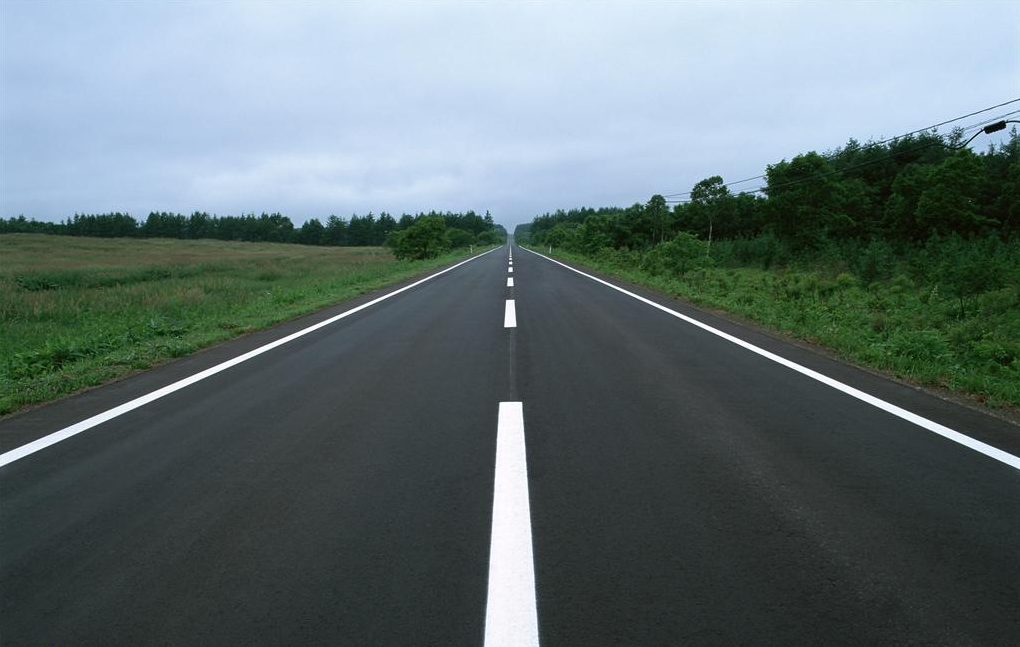
#> input picture week2/data/images/road.png, 1020 x 647 px, found by its file name
$ jupyter execute '08_仿射、透视变换.ipynb'
#> lines starting #> are read from the running program, lines starting #| are printed output that depends on the picture
[cell 1]
import cv2
import numpy as np

[cell 2]
image = cv2.imread('../data/road.png')
#> image is the input picture: shape (647, 1020, 3); mean B, G, R 114.2, 112.3, 97.6
cv2.imshow('image', image)
cv2.waitKey(0)
cv2.destroyAllWindows()

[cell 3]
height, width = image.shape[:2]
#> height = 647; width = 1020

[cell 4]
# 定义原始图像的四个点
src_points = np.float32([
    [0, 0],
    [width - 1, 0],
    [width - 1, height - 1],
    [0, height - 1]
])

# 设置偏移量，创建一个简单的透视效果
offset = 200
dst_points = np.float32([
    [offset, offset],                           # 新左上角
    [width - 1 - offset, offset],              # 新右上角
    [width - 1, height - 1],                   # 新右下角
    [0, height - 1]
])

[cell 5]
# 计算透视变换矩阵，需要四对点才能计算
matrix = cv2.getPerspectiveTransform(src_points, dst_points)

[cell 6]
# 对图像应用透视变换
transformed_img = cv2.warpPerspective(image, matrix, (width, height))
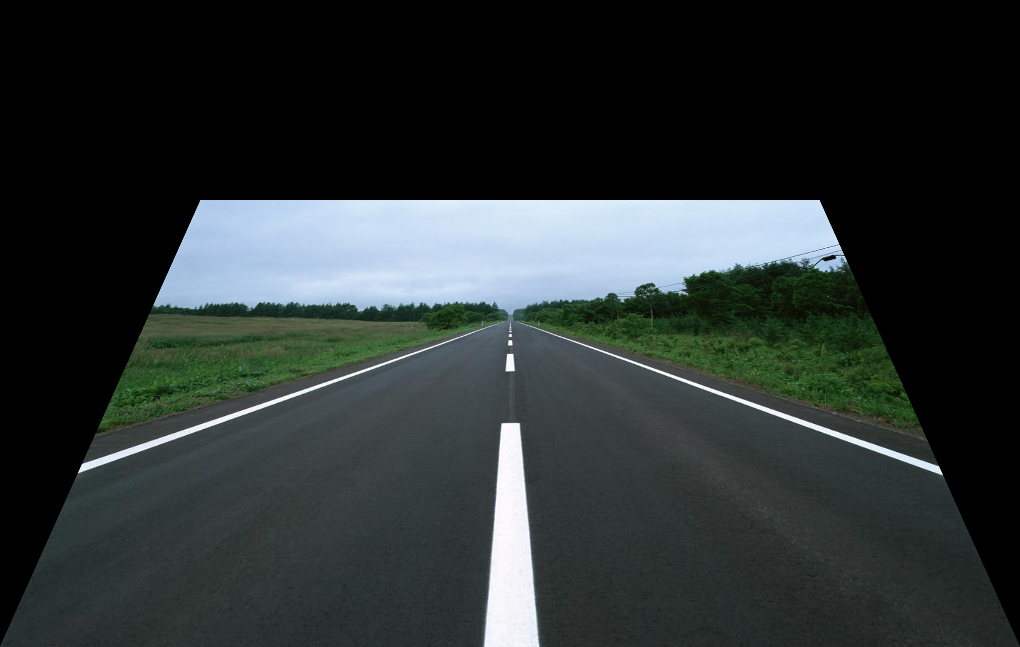
#> transformed_img: shape (647, 1020, 3); mean B, G, R 50.5, 50.7, 44.1
cv2.imshow('image', transformed_img)
cv2.waitKey(0)
cv2.destroyAllWindows()
